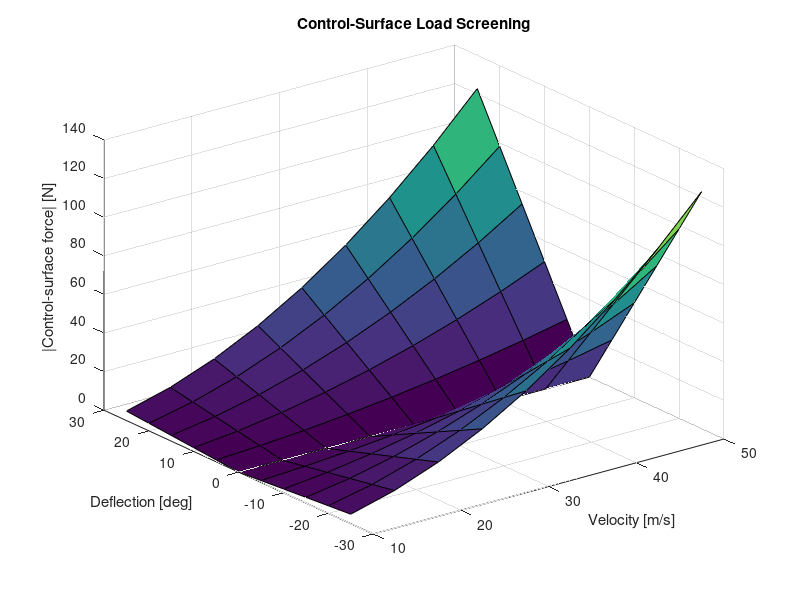
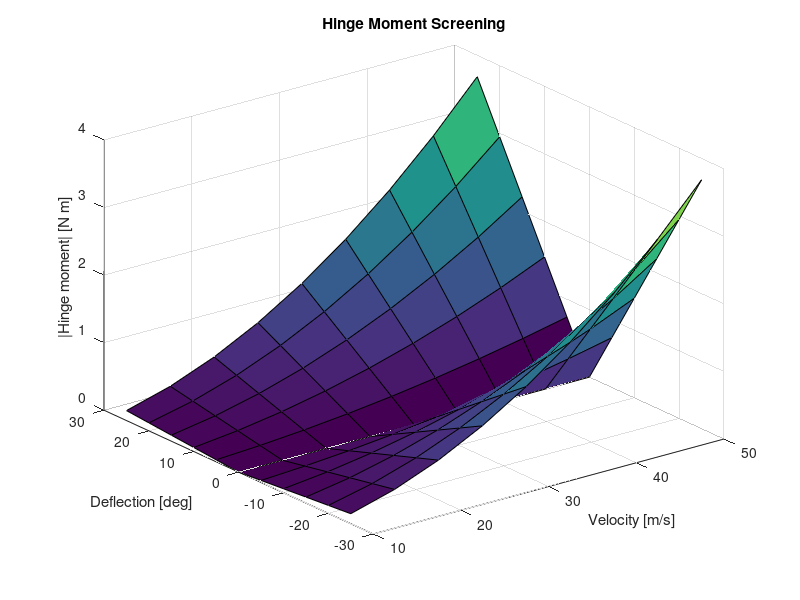

Recreate these plots in MATLAB, in order.
%% NACA0012 Control-Surface Hinge - Phase 1 Load Model
% Screening-level aerodynamic/control-surface load model.
% Units: SI unless stated otherwise.

clear; clc; close all;

%% Geometry and constants
rho = 1.225;             % air density [kg/m^3]
c = 0.300;               % main chord [m]
span = 0.600;            % control-surface span [m]
cf = 0.075;              % control-surface chord [m]
S = span * cf;           % control-surface area [m^2]
horn_arm = 0.040;        % horn arm [m]
eta_delta = 0.65;        % screening flap/control effectiveness factor
moment_arm = 0.40 * cf;  % assumed aerodynamic force arm [m]

V = 10:5:50;             % velocity sweep [m/s]
delta_deg = -25:5:25;    % control-surface deflection sweep [deg]

%% Sweep
[VV, DD] = meshgrid(V, delta_deg);
q = 0.5 .* rho .* VV.^2;
delta_rad = deg2rad(DD);

% Screening normal-force coefficient
Cn = 2*pi*eta_delta .* delta_rad;

F_control = q .* S .* Cn;
M_hinge = F_control .* moment_arm;
F_horn = M_hinge ./ horn_arm;

%% Reference operating point: 30 m/s, 10 deg
V_ref = 30;
delta_ref = 10;
q_ref = 0.5*rho*V_ref^2;
Cn_ref = 2*pi*eta_delta*deg2rad(delta_ref);
F_ref = q_ref*S*Cn_ref;
Mh_ref = F_ref*moment_arm;
Fhorn_ref = Mh_ref/horn_arm;

%% Maximum screened point: 50 m/s, 25 deg
V_max = 50;
delta_max = 25;
q_max = 0.5*rho*V_max^2;
Cn_max = 2*pi*eta_delta*deg2rad(delta_max);
F_max = q_max*S*Cn_max;
Mh_max = F_max*moment_arm;
Fhorn_max = Mh_max/horn_arm;

fprintf('REFERENCE CONDITION\n');
fprintf('V = %.1f m/s, delta = %.1f deg\n', V_ref, delta_ref);
fprintf('q = %.2f Pa\n', q_ref);
fprintf('Cn = %.4f\n', Cn_ref);
fprintf('Control-surface force = %.2f N\n', F_ref);
fprintf('Hinge moment = %.3f N m\n', Mh_ref);
fprintf('Horn force = %.2f N\n\n', Fhorn_ref);

fprintf('MAXIMUM SCREENED CONDITION\n');
fprintf('V = %.1f m/s, delta = %.1f deg\n', V_max, delta_max);
fprintf('q = %.2f Pa\n', q_max);
fprintf('Cn = %.4f\n', Cn_max);
fprintf('Control-surface force = %.2f N\n', F_max);
fprintf('Hinge moment = %.3f N m\n', Mh_max);
fprintf('Horn force = %.2f N\n', Fhorn_max);

%% Optional plots
figure;
surf(VV, DD, abs(F_control));
xlabel('Velocity [m/s]');
ylabel('Deflection [deg]');
zlabel('|Control-surface force| [N]');
title('Control-Surface Load Screening');
grid on;

figure;
surf(VV, DD, abs(M_hinge));
xlabel('Velocity [m/s]');
ylabel('Deflection [deg]');
zlabel('|Hinge moment| [N m]');
title('Hinge Moment Screening');
grid on;
